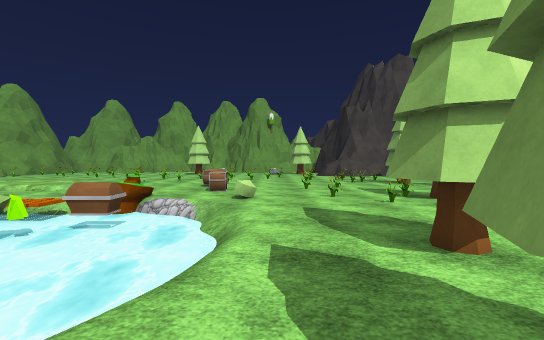
View 1 (above)

19 first-person views from a walk through a 3-D level made in the Unity game engine. The camera is 1.5 m above the floor, tilts 2° down and sees 90° across. The floor is counted in squares, 1.62 m on a side. Each view is taken from the middle of a square. On the plan, view 1 faces up. The plan holds only what a view shows up to about 11 squares ahead; the rest is blank. The place goes on beyond the plan. The player character is not drawn. Some surface patterns are stand-ins.

View 2
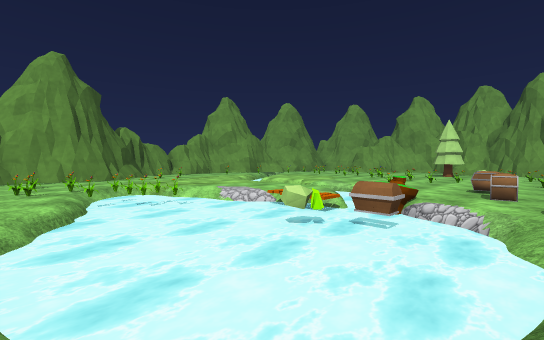

View 3
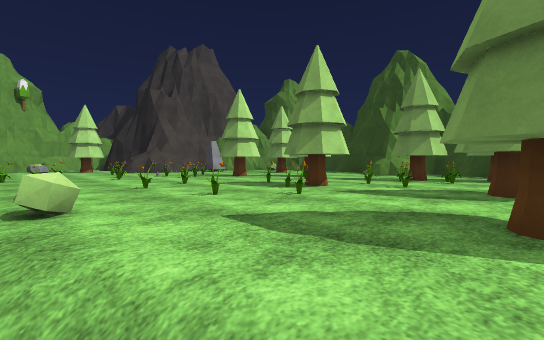

View 4
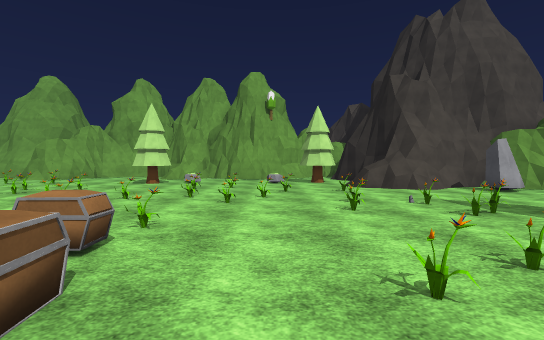

View 5
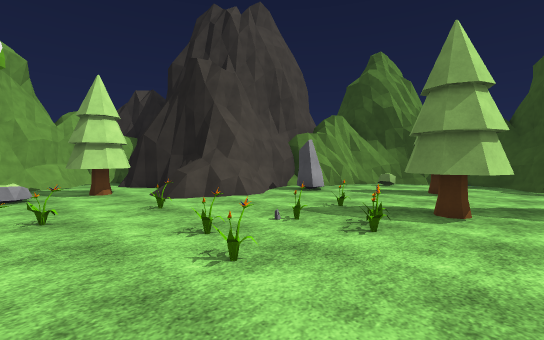

View 6
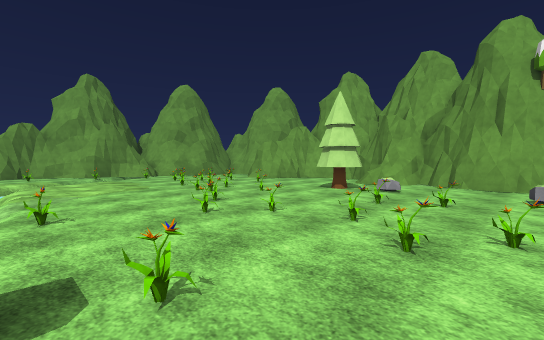

View 7
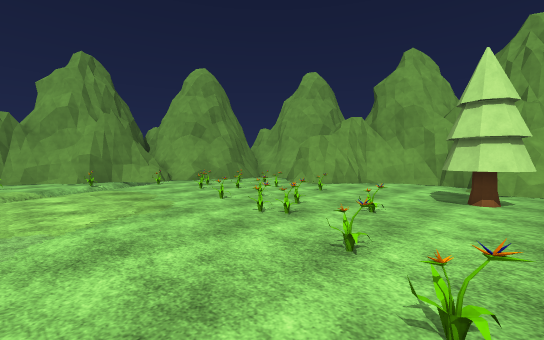

View 8
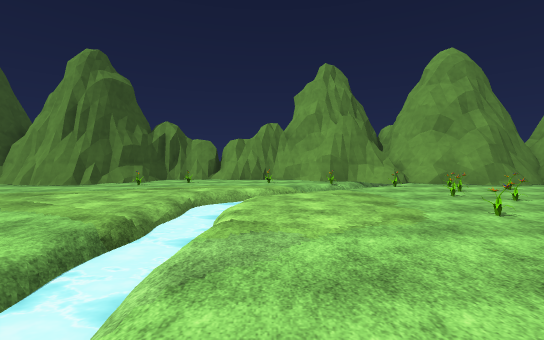

View 9
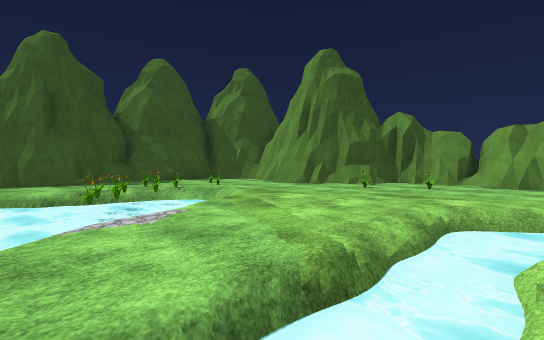

View 10
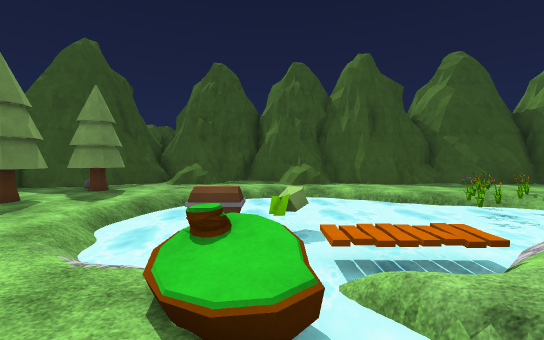

View 11
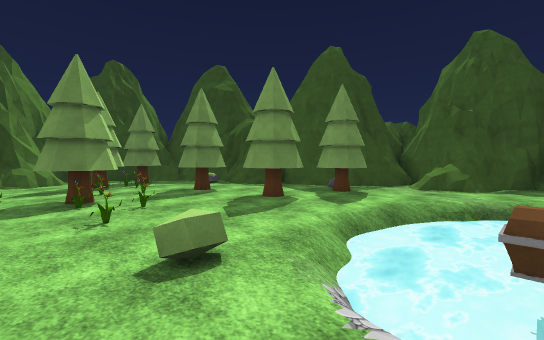

View 12
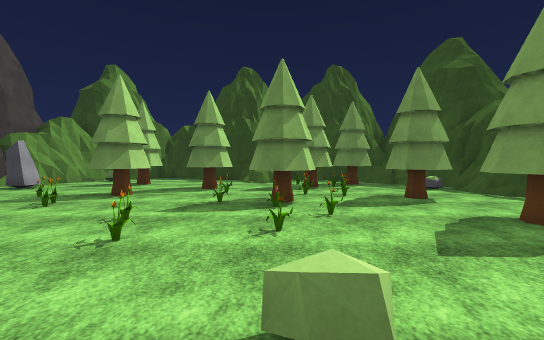

View 13
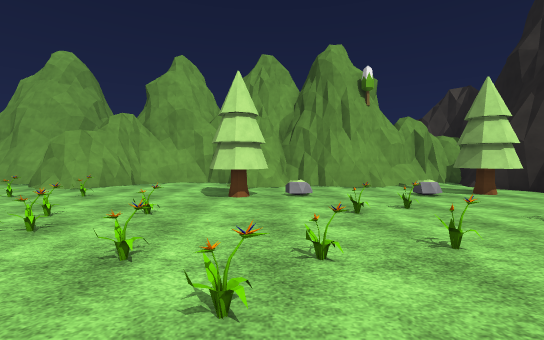

View 14
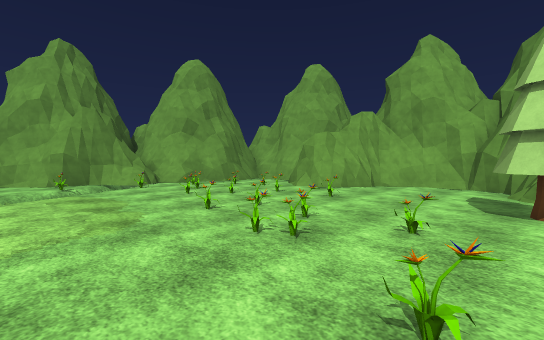

View 15
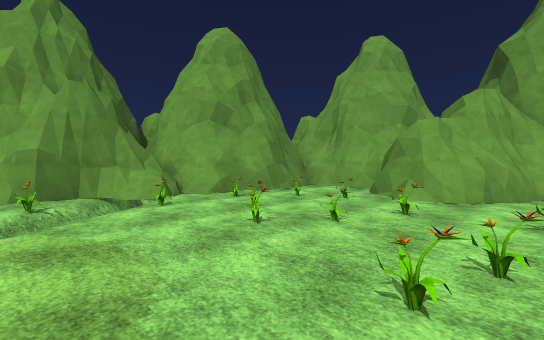

View 16
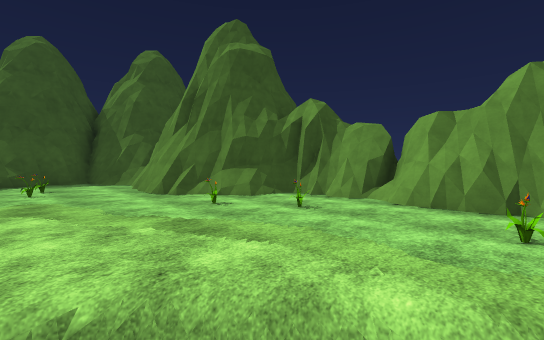

View 17
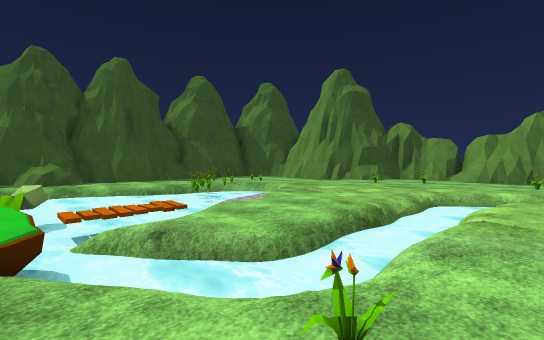

View 18
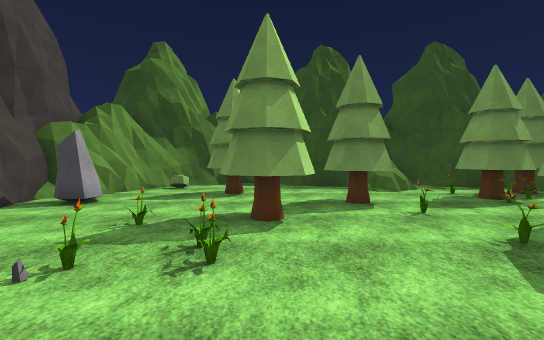

View 19
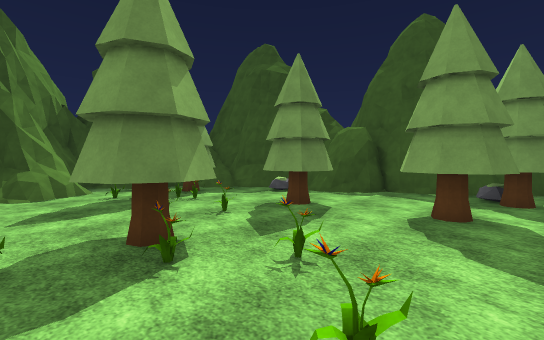

### Floor plan
Key: @ floor where view 1 was taken; # wall or solid block; . main floor; - floor 0.75 m lower than the main floor; _ floor 1 m lower than the main floor; / step, stairs or slope; = window, fence, low wall or low ledge; ~ water the walk can cross; ≈ water the walk keeps out of; ^ raised ledge; T tree; P plant; C chest; R rock; O other object.
Columns run from 19 left of view 1 to 12 right of it. Each row starts with its distance up from view 1.
 23           ####
 22    ##### ##..#########=#
 21    #...###....##.####.##
 20    ##...##....=........#
 19    ##..O.............T.#
 18    #.O..P.O...TTR..R.T.##
 17   #^O.O.P.............=^#####
 16   #=...P..PP.P...PO....^^.R####
 15   ##.....P..P......P.O....R..###
 14   #/ /.....P..P.PP.P.........O##
 13  ##P≈≈.........P..P..PP.P......#
 12  #...≈...............PPP...TT..#
 11  #.P.≈ ..........P......TT.....#
 10 ##....≈≈≈≈≈///P..C............##
  9 ##.....≈≈≈≈≈≈≈≈..C..PP....T...#
  8 #..O.........≈≈..C.....P.P..=##
  7 ##............≈OO.O..PPTT....###
  6 ##..O......./^^~~≈....PTO.OTO..#
  5  ##=.....//~~~~~C~/.....O.OO..##
  4   ##..../~~~~~_O~~~.....T..TT.
  3    ##../~~_O~~~~~~~..T.TT...T#
  2    ##..O/-O~~~~~~~/.......R=##
  1    #..O.O./≈~~~~~≈..TT..######
  0    #....OO...~~~/..@TR.###
 -1    ##.........=......####
 -2     ###########...==##
 -3              ###.####
 -4                ###

Positions as (right, up) in squares from view 1, and headings:
1: (0, 0), facing up
2: (-1, 0), facing up-left
3: (-1, 3), facing up-right
4: (0, 7), facing up
5: (0, 10), facing up-right
6: (0, 10), facing up-left
7: (-4, 11), facing up-left
8: (-5, 11), facing left
9: (-7, 10), facing down-left
10: (-4, 9), facing down
11: (-3, 8), facing down-right
12: (-2, 7), facing right
13: (-4, 11), facing up
14: (-5, 12), facing up-left
15: (-9, 13), facing up-left
16: (-12, 11), facing down-left
17: (-4, 11), facing down-left
18: (1, 11), facing right
19: (1, 8), facing down-right
